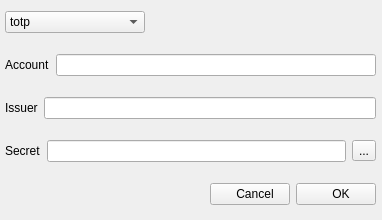
<?xml version="1.0" encoding="UTF-8"?>
<ui version="4.0">
 <class>frmNew</class>
 <widget class="QWidget" name="frmNew">
  <property name="geometry">
   <rect>
    <x>0</x>
    <y>0</y>
    <width>382</width>
    <height>220</height>
   </rect>
  </property>
  <property name="minimumSize">
   <size>
    <width>382</width>
    <height>220</height>
   </size>
  </property>
  <property name="maximumSize">
   <size>
    <width>382</width>
    <height>220</height>
   </size>
  </property>
  <property name="windowTitle">
   <string>frmNew</string>
  </property>
  <widget class="QWidget" name="verticalLayoutWidget">
   <property name="geometry">
    <rect>
     <x>0</x>
     <y>1</y>
     <width>381</width>
     <height>216</height>
    </rect>
   </property>
   <layout class="QVBoxLayout" name="verticalLayout">
    <item>
     <layout class="QHBoxLayout" name="horizontalLayout_4">
      <property name="leftMargin">
       <number>5</number>
      </property>
      <property name="topMargin">
       <number>5</number>
      </property>
      <property name="rightMargin">
       <number>5</number>
      </property>
      <property name="bottomMargin">
       <number>5</number>
      </property>
      <item>
       <widget class="QComboBox" name="cbTypeKey">
        <property name="minimumSize">
         <size>
          <width>140</width>
          <height>0</height>
         </size>
        </property>
        <property name="sizeAdjustPolicy">
         <enum>QComboBox::AdjustToContents</enum>
        </property>
        <item>
         <property name="text">
          <string>totp</string>
         </property>
        </item>
        <item>
         <property name="text">
          <string>hotp</string>
         </property>
        </item>
       </widget>
      </item>
      <item>
       <spacer name="horizontalSpacer_2">
        <property name="orientation">
         <enum>Qt::Horizontal</enum>
        </property>
        <property name="sizeHint" stdset="0">
         <size>
          <width>40</width>
          <height>20</height>
         </size>
        </property>
       </spacer>
      </item>
     </layout>
    </item>
    <item>
     <layout class="QHBoxLayout" name="horizontalLayout">
      <property name="leftMargin">
       <number>5</number>
      </property>
      <property name="topMargin">
       <number>5</number>
      </property>
      <property name="rightMargin">
       <number>5</number>
      </property>
      <property name="bottomMargin">
       <number>5</number>
      </property>
      <item>
       <widget class="QLabel" name="label">
        <property name="text">
         <string>Account</string>
        </property>
       </widget>
      </item>
      <item>
       <widget class="QLineEdit" name="edtAccount"/>
      </item>
     </layout>
    </item>
    <item>
     <layout class="QHBoxLayout" name="horizontalLayout_12">
      <property name="leftMargin">
       <number>5</number>
      </property>
      <property name="topMargin">
       <number>5</number>
      </property>
      <property name="rightMargin">
       <number>5</number>
      </property>
      <property name="bottomMargin">
       <number>5</number>
      </property>
      <item>
       <widget class="QLabel" name="label_3">
        <property name="text">
         <string>Issuer</string>
        </property>
       </widget>
      </item>
      <item>
       <widget class="QLineEdit" name="edtIssuer"/>
      </item>
     </layout>
    </item>
    <item>
     <layout class="QHBoxLayout" name="horizontalLayout_2">
      <property name="leftMargin">
       <number>5</number>
      </property>
      <property name="topMargin">
       <number>5</number>
      </property>
      <property name="rightMargin">
       <number>5</number>
      </property>
      <property name="bottomMargin">
       <number>5</number>
      </property>
      <item>
       <widget class="QLabel" name="label_2">
        <property name="text">
         <string>Secret</string>
        </property>
       </widget>
      </item>
      <item>
       <widget class="QLineEdit" name="edtSecret"/>
      </item>
      <item>
       <widget class="QToolButton" name="btnViewSecret">
        <property name="text">
         <string>...</string>
        </property>
       </widget>
      </item>
     </layout>
    </item>
    <item>
     <layout class="QHBoxLayout" name="horizontalLayout_16">
      <property name="leftMargin">
       <number>5</number>
      </property>
      <property name="topMargin">
       <number>5</number>
      </property>
      <property name="rightMargin">
       <number>5</number>
      </property>
      <property name="bottomMargin">
       <number>5</number>
      </property>
      <item>
       <spacer name="horizontalSpacer">
        <property name="orientation">
         <enum>Qt::Horizontal</enum>
        </property>
        <property name="sizeHint" stdset="0">
         <size>
          <width>40</width>
          <height>20</height>
         </size>
        </property>
       </spacer>
      </item>
      <item>
       <widget class="QPushButton" name="btnCancel">
        <property name="text">
         <string>   Cancel</string>
        </property>
       </widget>
      </item>
      <item>
       <widget class="QPushButton" name="btnOK">
        <property name="text">
         <string>   OK</string>
        </property>
       </widget>
      </item>
     </layout>
    </item>
   </layout>
  </widget>
 </widget>
 <tabstops>
  <tabstop>edtAccount</tabstop>
  <tabstop>edtIssuer</tabstop>
  <tabstop>edtSecret</tabstop>
  <tabstop>btnViewSecret</tabstop>
  <tabstop>cbTypeKey</tabstop>
  <tabstop>btnOK</tabstop>
  <tabstop>btnCancel</tabstop>
 </tabstops>
 <resources/>
 <connections/>
</ui>
